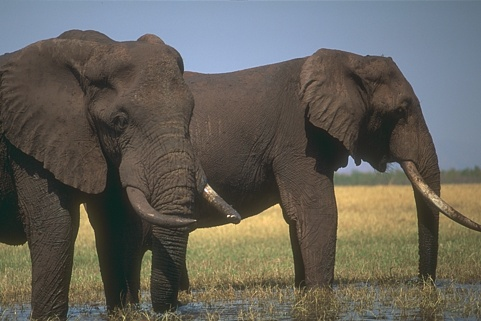
%> input picture 290.jpg, 481 x 321 px
$ octave demo_LRWSuperpixel.m   (GNU Octave 9; MATLAB toolbox functions it lacks are replaced by stand-ins)
%> lines starting %> are read from the running program, lines starting %| are printed output that depends on the picture
### algorithms/get_speed_based_on_gradient.m
function [Dx speed ] = get_speed_based_on_gradient(img, normSigma)
%optimize the initial seeds position according the gradient of iamge
 %%%%%%%%%%%%%%%%%%%%%%%%%%%%%%%%%%%%%%%%%%%%%%
    if (nargin < 2 || isempty(normSigma))
        normSigma = 5;
    end
%         [gx,gy] = height_function_der(255*img);
        [gx,gy] = gradient(255*img);
        mag = sqrt(gx.^2 + gy.^2);
        ss_mag = corrDn(mag, [1], 'repeat', [2 2]);
        stdev = normSigma;
        nTaps = round(3*stdev) * 2 + 1;
        lpImpResp = fspecial('gaussian',[1 nTaps],stdev);   % sample to 3 std devs
        % scale s.t. max value of impulse response is 1.0 (vs. sums to 1.0)
        lpImpResp = lpImpResp / max(lpImpResp);
        smooth_ssmag0 = imfilter(ss_mag, lpImpResp);
        smooth_ssmag = imfilter(smooth_ssmag0, lpImpResp');
        % upBlur  (check this since it looks like the respons
        % eis not as large as it should be.
        f = [0.5 1.0 0.5]';
        res = upConv(smooth_ssmag,f,'reflect1',[2 1]);
        smooth_mag = upConv(res,f','reflect1',[1 2]);
        % scale so that a long strgiht edge does not compete with itself
        % i.e. with contrast normalization, a long straight edge should
        % produce max(max(mag)) == max(max(smooth_nag))
        smooth_mag = smooth_mag / (sqrt(2*pi) * stdev);

        if (size(smooth_mag,1) ~= size(mag,1))
            smooth_mag = smooth_mag(1:end-1,:);
        end
        if (size(smooth_mag,2) ~= size(mag,2))
            smooth_mag = smooth_mag(:,1:end-1);
        end
        % normalized response s.t.
        %   - we control the gradient mag that is mapped to half height
        %   - the result is mapped to [0,127]
        magHalfHeight = 10.0;
        normGradMag = 127 * (mag ./ (magHalfHeight + smooth_mag));
        speed = exp(-normGradMag/10);
        Dx= exp(normGradMag/10);

end

### demo_LRWSuperpixel.m
% function [ output_args ] = demo_LazyRWSuperpixel( input_args )
% DEMO Summary of this function goes here

% clear all;
close all;
addpath('algorithms');
addpath('mex');
% matlabpool local 4
% maxNumCompThreads(8);
% setenv('OMP_NUM_THREADS', '8');

%% parameter setting
Nsp=200; %num of sp
Thres=1.35; %threshold for split
beta=30; %gaussian parameter
alpha=0.9992; %Lazy parameter
nItrs_max = 10;% limit for the number of iterations
img = imread(strcat('290.jpg'));
%> img is the input picture: size 321x481x3 uint8; mean R, G, B 101.4, 98.3, 90.2
img = imresize(img,0.25);
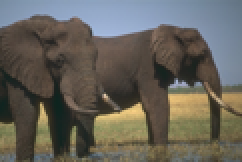
%> img: size 81x121x3 uint8 (shown 2 times larger); mean R, G, B 101.3, 98.2, 90.2
img=im2double(img);
%> img: size 81x121x3 double
[X,Y,Z]=size(img);
%> X = 81; Y = 121; Z = 3
gray_img=rgb2gray(img);
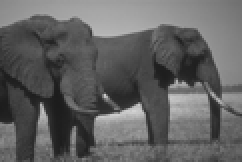
%> gray_img: size 81x121 double (shown 2 times larger); min 0.112, max 0.827, mean 0.385

%% seed generate
N_init = round(Nsp/4); % initialize the number of seed to 1/4 of target seeds number
expSuperPixelDist = sqrt(numel(gray_img)/N_init);
%> expSuperPixelDist = 14
normSigma = floor(expSuperPixelDist / 2.5);
%> normSigma = 5
[speed] = get_speed_based_on_gradient(gray_img,normSigma); %used for seeds relocate
%> in get_speed_based_on_gradient, `[gx,gy] = gradient(255*img);`:
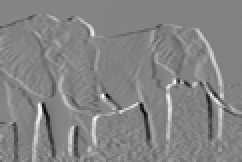
%> gx: size 81x121 double (shown 2 times larger); min -76.35, max 71.35, mean 0.3; drawn with min black and max white
%> in get_speed_based_on_gradient, `[gx,gy] = gradient(255*img);`:
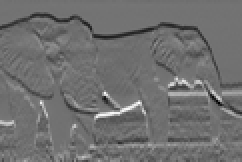
%> gy: size 81x121 double (shown 2 times larger); min -62.07, max 77.76, mean -0.7; drawn with min black and max white
%> in get_speed_based_on_gradient, `mag = sqrt(gx.^2 + gy.^2);`:
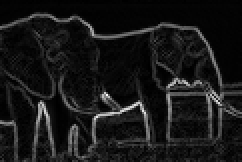
%> mag: size 81x121 double (shown 2 times larger); min 0, max 97.56, mean 9.1; drawn with min black and max white
%> the run ends on the next line
